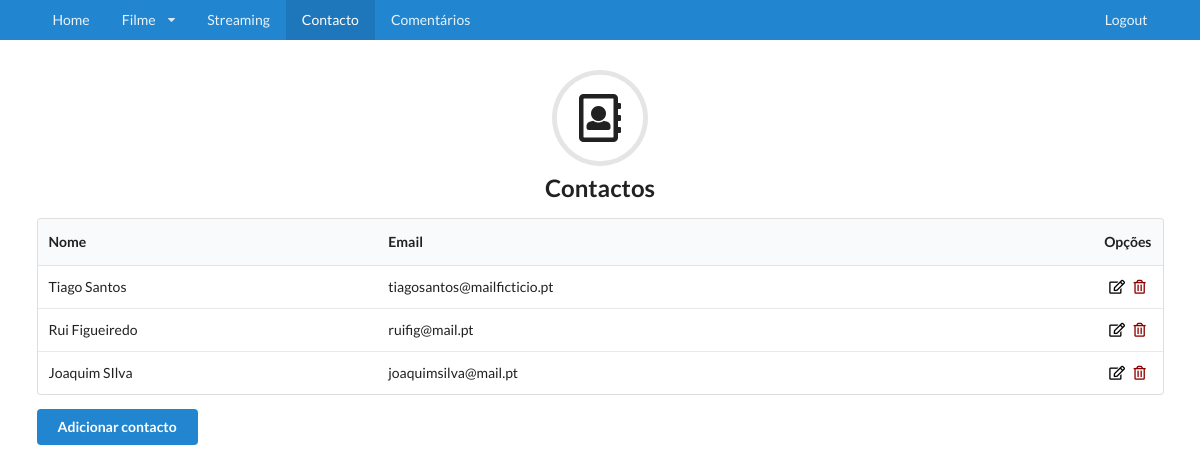
The app's page /contacto/ (signed in) with its own data.
### lmdb/models.py (models this page shows, shortened)
class Contacto(models.Model):
    first_name = models.CharField(max_length=30)
    last_name = models.CharField(max_length=30)
    email = models.EmailField(max_length=60)

### lmdb/views.py (the view, shortened to what this page needs)
# urls.py: path('contacto/', views.contacto_page_view, name='contacto'),
def contacto_page_view(request):
	if not request.user.is_authenticated:
		return HttpResponseRedirect(reverse('lmdb:login'))
	form = NovoContactoForm(request.POST or None)
	if 'edita_contacto_id' in request.POST.keys():
		editar_id = request.POST.get('edita_contacto_id')
		contacto_a_editar = Contacto.objects.get(pk=editar_id)
		json_data = serializers.serialize("json", [contacto_a_editar])
		return HttpResponse(json_data, content_type="application/json")
	if 'contacto_id' in request.POST.keys():
		contacto_eliminar = request.POST.get('contacto_id')
		Contacto.objects.get(pk=contacto_eliminar).delete()
		return HttpResponseRedirect(reverse('lmdb:contacto'))
	if form.is_valid():
		form.save()
		return HttpResponseRedirect(reverse('lmdb:contacto'))
	context = {'contactos': Contacto.objects.all(), 'form': form}
	return render(request, 'lmdb/contacto.html', context)

### lmdb/templates/lmdb/contacto.html (shortened to what this page needs)
{% extends 'lmdb/base.html' %}
{% load static %}
{% block main %}
    <h2 class="ui center aligned icon header">
        <i class="circular address book outline icon"></i>
        Contactos
    </h2>
    <table class="ui stripped table">
        <thead>
            <tr>
                <th>Nome</th>
                <th>Email</th>
                <th class="right aligned">Opções</th>
            </tr>
        </thead>
        <tbody>
            {% for contacto in contactos %}
                <tr>
                    <td>{{ contacto.first_name }}  {{ contacto.last_name }}</td>
                    <td>{{ contacto.email }}</td>
                    <td class="right aligned">
                        <span><i class="edit outline icon editicon" id="{{ contacto.id }}"></i></span>
                        <span><i class="trash alternate outline icon deleteicon" id="{{ contacto.id }}"></i></span>
                    </td>
                </tr>
            {% endfor %}
        </tbody>
    </table>
    <button class="ui primary button" id="novo_contacto_button">
        Adicionar contacto
    </button>
{% endblock %}

### lmdb/static/css/base.css (style rules this page uses)
.editicon { color: black; }
.deleteicon { color: darkred; }

### records on screen
Contacto: first_name "Tiago", last_name "Santos", email "tiagosantos@mailficticio.pt"
Contacto: first_name "Rui", last_name "Figueiredo", email "ruifig@mail.pt"
Contacto: first_name "Joaquim", last_name "SIlva", email "joaquimsilva@mail.pt"
